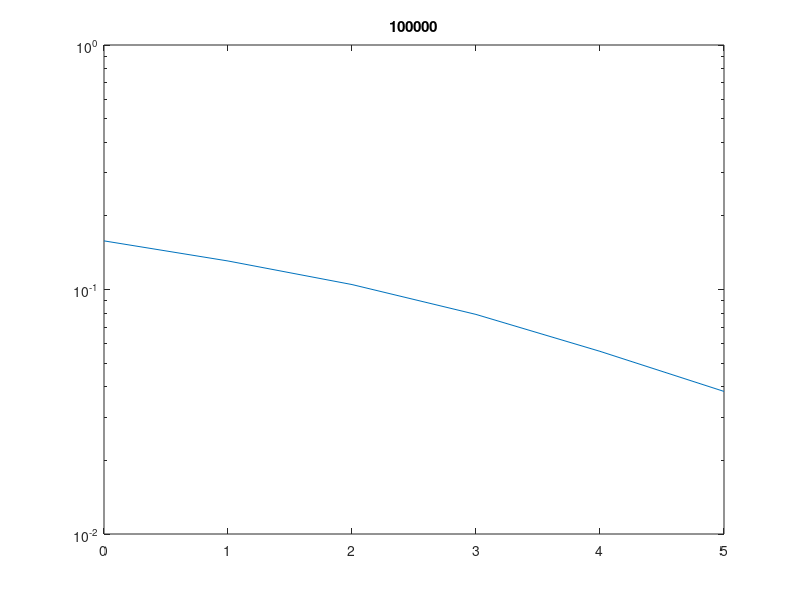

Here is the MATLAB script that generated this plot:
clc
clear all
close all

P_x = [0.5 0.5];
a = 1;
SNR = 0:5;
x_pow = 1;
n_pow = x_pow./(10.^(SNR/10));
err = zeros(size(SNR));
z2o = zeros(size(SNR));
o2z = zeros(size(SNR));

N = 100;
N_s = 1000;
for i = 1:N
    for j = 1:length(SNR)
        x = randsrc(1,N_s, [-1 1; P_x]);
        % la variable de salida contaminada está en función de la varianza de la potencia de ruido
        % con un promedio de x=[-5 5]
        y = sqrt(n_pow(j))*randn(1,N_s) + x;
        xe = (y>=0)*2 - 1;
        err(j) = err(j) + sum(x~=xe);
        indx_err = find((x~=xe)==1);
        for k = indx_err
            if x(k)==1 & xe(k)==-1
                o2z(j) = o2z(j) +1;
            elseif x(k)==-1 & xe(k)==1
                z2o(j) = z2o(j) +1;
            end  
        end
    end
    P_e =  err/(i*N_s);
    semilogy(SNR,P_e)
    title(i*N_s)
    drawnow
end

% 
% x_alph = randerr(1,N,[0 (N/2);0 1]);
% y = zeros(1,N);
% y_alph = zeros(1,N);
% 
% for i=1:N
%     y(i) = x_alph(i) + randn(1,1) * sqrt(n_pow);
%     if y(i) < 0
%         y_alph(i) = 0;
%     else
%         y_alph(i) = 1;
%     end
%     if x_alph(i) == y_alph(i)
%         if x_alph(i) == 0
%             z2z = z2z + 1;
%         else 
%             one2one = one2one +1;
%         end
%     else
%        if isequal(x_alph(i),0) && isequal(y_alph(i),1)
%            z2one = z2one + 1;
%        elseif isequal(x_alph(i),1) && isequal(y_alph(i),0)
%            one2z = one2z + 1;
%        end
%     end       
% end
% 

% 
% z2z_prob = z2z/(N/2);
% one2one_prob = one2one/(N/2);
% z2one_prob = z2one/(N/2);
% one2z_prob = one2z/(N/2);
% 
% P_a = [z2z_prob+one2z_prob ; z2one_prob+one2one_prob].*0.5;
% 
% %entropia de salida
% h_y=sum(-P_a.*log2(P_a));
% 
% % entropia hacia delante = 
% h_yx0 = -z2z_prob*log2(z2z_prob)-z2one_prob*log2(z2one_prob);
% h_yx1 = -one2z_prob*log2(one2z_prob)-one2one_prob*log2(one2one_prob);
% h_yx = (h_yx0 + h_yx1)*0.5; 
% 
% I_m = h_y-h_yx;
% 
% C = max(I_m);
% 
% P_e = (z2one_prob+one2z_prob)*0.5;
%% 4ASK
